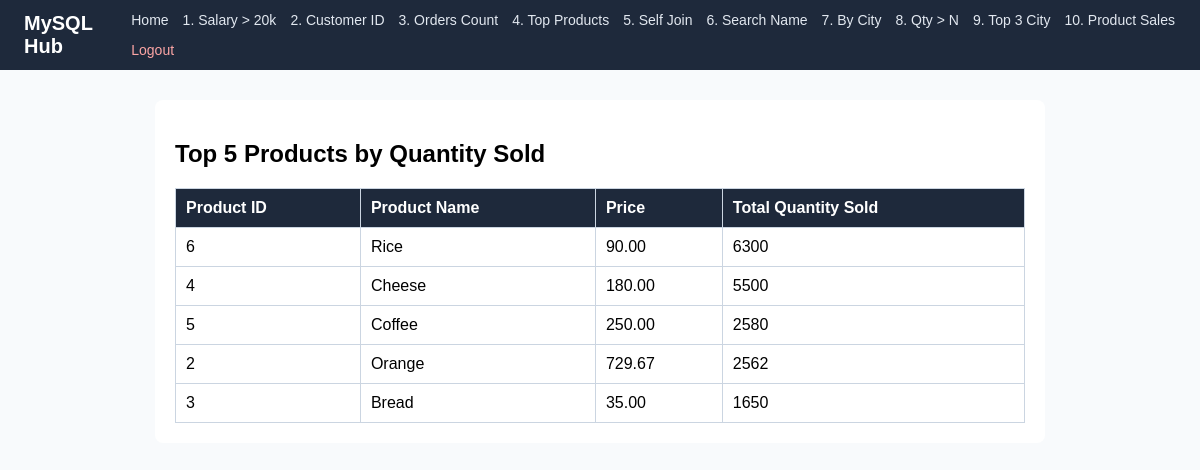
/q4_top_products.php (signed in), run on the app's committed database.
### tables this page shows
CREATE TABLE `products` (
  `id` int(11) NOT NULL,
  `name` varchar(100) NOT NULL,
  `price` decimal(10,2) NOT NULL
);

### q4_top_products.php (the view, shortened to what this page needs)
<?php
require_once "db.php";
$sql = "SELECT p.id, p.name, p.price, COALESCE(SUM(oi.quantity), 0) AS total_quantity
        FROM products p
        LEFT JOIN order_items oi ON p.id = oi.product_id
        GROUP BY p.id, p.name, p.price
        ORDER BY total_quantity DESC
        LIMIT 5";
$result = $conn->query($sql);
?>
<!DOCTYPE html>
<html lang="en">
<head>
</head>
<body>
    <?php include "navbar.php"; ?>
    <div class="container">
        <h2>Top 5 Products by Quantity Sold</h2>
        <table>
            <tr>
                <th>Product ID</th>
                <th>Product Name</th>
                <th>Price</th>
                <th>Total Quantity Sold</th>
            </tr>
            <?php if ($result && $result->num_rows > 0): ?>
                <?php while ($row = $result->fetch_assoc()): ?>
                    <tr>
                        <td><?= htmlspecialchars($row["id"]) ?></td>
                        <td><?= htmlspecialchars($row["name"]) ?></td>
                        <td><?= htmlspecialchars($row["price"]) ?></td>
                        <td><?= htmlspecialchars($row["total_quantity"]) ?></td>
                    </tr>
                <?php endwhile; ?>
            <?php else: ?>
                <tr><td colspan="4">No products found.</td></tr>
            <?php endif; ?>
        </table>
    </div>
</body>
</html>

### q4_top_products.php (style rules this page uses)
body { margin: 0; font-family: Arial, sans-serif; background: #f8fafc; }
.container { max-width: 850px; margin: 30px auto; background: #fff; padding: 20px; border-radius: 8px; }
table { width: 100%; border-collapse: collapse; margin-top: 15px; }
th, td { border: 1px solid #cbd5e1; padding: 10px; text-align: left; }
th { background: #1e293b; color: #fff; }

### data on the page
products: id "6", name "Rice", price "90.00", total_quantity "6300"
products: id "4", name "Cheese", price "180.00", total_quantity "5500"
products: id "5", name "Coffee", price "250.00", total_quantity "2580"
products: id "2", name "Orange", price "729.67", total_quantity "2562"
products: id "3", name "Bread", price "35.00", total_quantity "1650"
